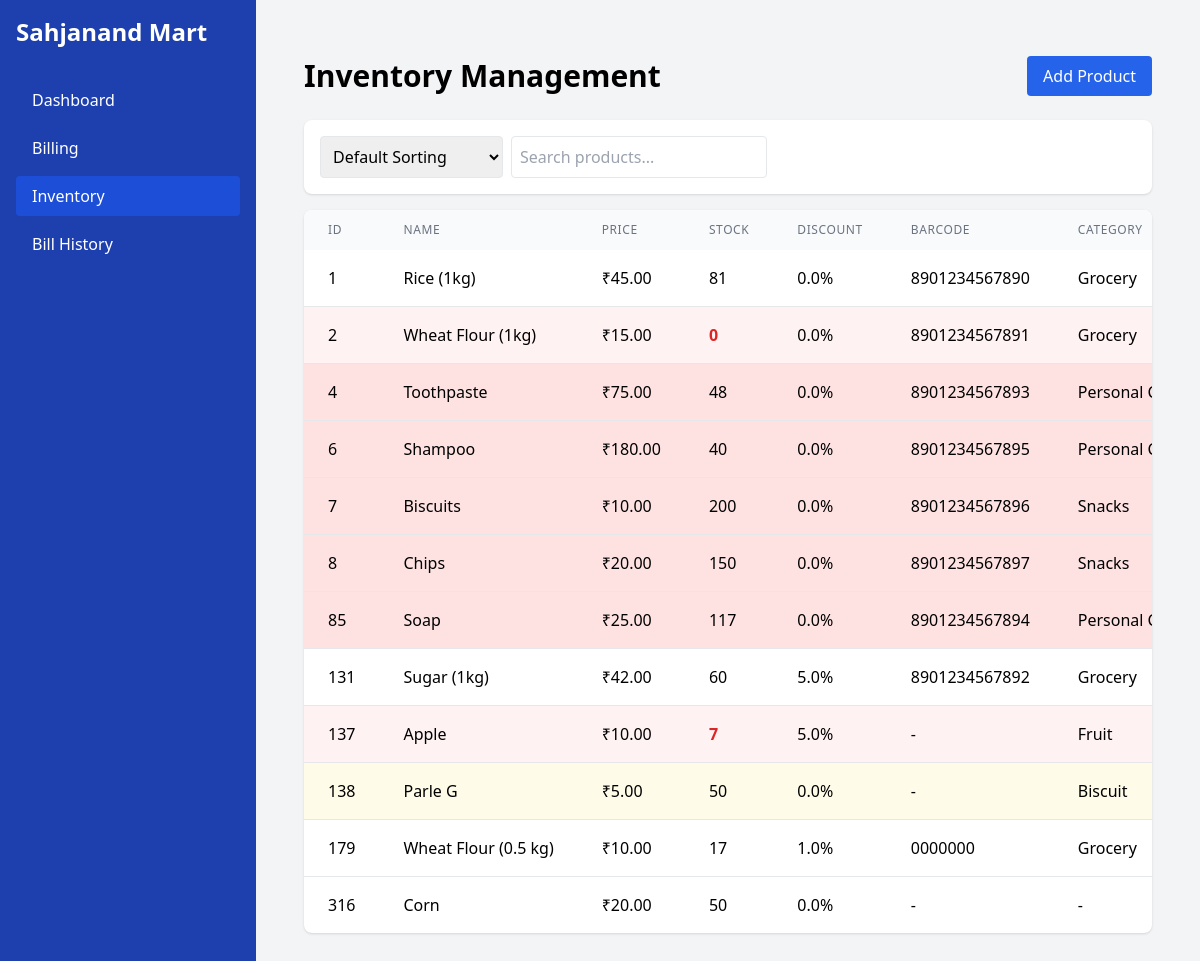
The page /inventory on the database as committed earlier.
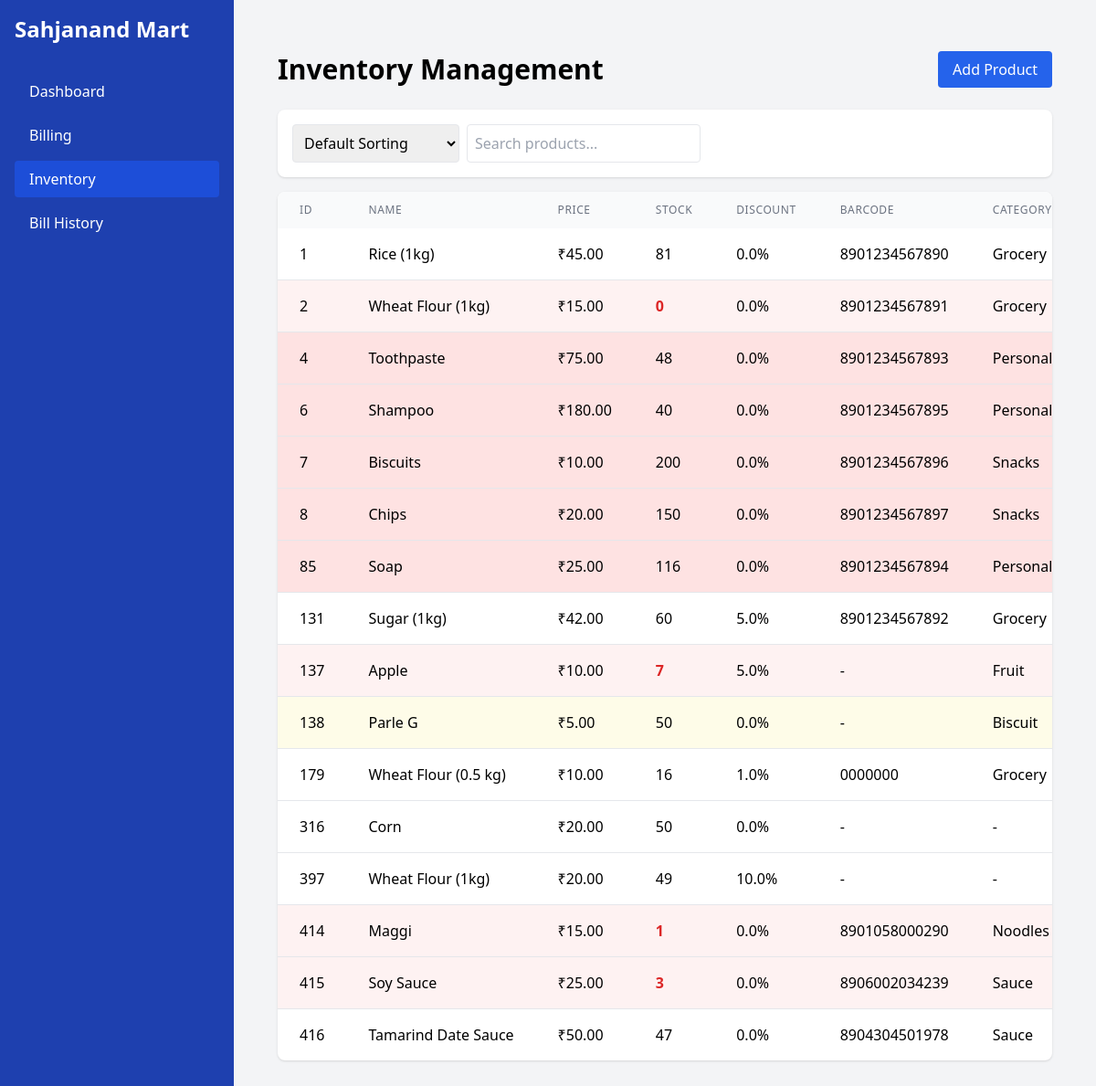
The same page on the database as committed later.
### tables this page shows
CREATE TABLE products (
    id INTEGER PRIMARY KEY AUTOINCREMENT,
    name TEXT NOT NULL,
    price REAL NOT NULL,
    stock INTEGER NOT NULL DEFAULT 0,
    barcode TEXT UNIQUE,
    category TEXT,
    expiry_date TEXT,
    created_at TIMESTAMP DEFAULT CURRENT_TIMESTAMP
, discount REAL DEFAULT 0);

### backend/app.py (the view)
@app.route('/inventory')
def inventory():
    db = get_db()
    products = db.execute('''
        SELECT *,
        CASE
            WHEN expiry_date IS NULL THEN 0
            WHEN expiry_date < date('now') THEN 1
            ELSE 0
        END as is_expired,
        CASE
            WHEN expiry_date IS NULL THEN 0
            WHEN expiry_date BETWEEN date('now') AND date('now', '+30 days') THEN 1
            ELSE 0
        END as is_expiring_soon
        FROM products
    ''').fetchall()
    product_list = []
    for product in products:
        product_dict = dict(product)
        if product_dict['expiry_date']:
            try:
                product_dict['expiry_date'] = datetime.strptime(product_dict['expiry_date'], '%Y-%m-%d').date()
            except (ValueError, TypeError):
                product_dict['expiry_date'] = None
        product_list.append(product_dict)
    return render_template('inventory.html', products=product_list)

### backend/app.py (called while the page is built)
@app.teardown_appcontext
def teardown_db(exception):
    close_db()

### backend/db.py (called while the page is built)
def get_db():
    if 'db' not in g:
        g.db = sqlite3.connect(current_app.config['DATABASE'])
        g.db.row_factory = sqlite3.Row
    return g.db

### templates/inventory.html (shortened to what this page needs)
{% extends "base.html" %}
{% block content %}
<div class="container mx-auto px-4 py-6">
    <div class="flex justify-between items-center mb-6">
        <h1 class="text-3xl font-bold">Inventory Management</h1>
        <button id="addProductBtn" class="bg-blue-600 text-white py-2 px-4 rounded hover:bg-blue-700">
            Add Product
        </button>
    </div>
    <div class="flex justify-between items-center mb-4 bg-white p-4 rounded-lg shadow">
        <div class="flex space-x-2">
            <select id="sortBy" class="border rounded p-2">
                <option value="default">Default Sorting</option>
            </select>
            <input type="text" id="searchInput" placeholder="Search products..." class="border rounded p-2 w-64">
        </div>
    </div>
    <div class="bg-white rounded-lg shadow overflow-hidden">
        <div class="overflow-x-auto">
            <table class="w-full">
                <thead class="bg-gray-50">
                    <tr>
                        <th class="px-6 py-3 text-left text-xs font-medium text-gray-500 uppercase tracking-wider">ID</th>
                        <th class="px-6 py-3 text-left text-xs font-medium text-gray-500 uppercase tracking-wider">Name</th>
                        <th class="px-6 py-3 text-left text-xs font-medium text-gray-500 uppercase tracking-wider">Price</th>
                        <th class="px-6 py-3 text-left text-xs font-medium text-gray-500 uppercase tracking-wider">Stock</th>
                        <th class="px-6 py-3 text-left text-xs font-medium text-gray-500 uppercase tracking-wider">Discount</th>
                        <th class="px-6 py-3 text-left text-xs font-medium text-gray-500 uppercase tracking-wider">Barcode</th>
                        <th class="px-6 py-3 text-left text-xs font-medium text-gray-500 uppercase tracking-wider">Category</th>
                    </tr>
                </thead>
                <tbody class="divide-y divide-gray-200" id="productTableBody">
                    {% for product in products %}
                    <tr class="{% if product.stock <= 10 %}bg-red-50{% elif product.is_expired %}bg-red-100{% elif product.is_expiring_soon %}bg-yellow-50{% endif %}">
                        <td class="px-6 py-4 whitespace-nowrap">{{ product.id }}</td>
                        <td class="px-6 py-4 whitespace-nowrap">{{ product.name }}</td>
                        <td class="px-6 py-4 whitespace-nowrap">₹{{ "%.2f"|format(product.price) }}</td>
                        <td class="px-6 py-4 whitespace-nowrap">
                            <span class="{% if product.stock <= 10 %}text-red-600 font-bold{% endif %}">
                                {{ product.stock }}
                            </span>
                        </td>
                        <td class="px-6 py-4 whitespace-nowrap">{{ product.discount }}%</td>
                        <td class="px-6 py-4 whitespace-nowrap">{{ product.barcode or '-' }}</td>
                        <td class="px-6 py-4 whitespace-nowrap">{{ product.category or '-' }}</td>
                    </tr>
                    {% endfor %}
                </tbody>
            </table>
        </div>
    </div>
</div>
{% endblock %}

### templates/base.html (shortened to what this page needs)
<!DOCTYPE html>
<html lang="en">
<head>
    <script src="https://cdn.tailwindcss.com"></script>
    <link href="{{ url_for('static', filename='css/styles.css') }}" rel="stylesheet">
</head>
<body class="bg-gray-100">
    <div class="flex h-full">
        <div class="w-64 bg-blue-800 text-white p-4 sidebar">
            <div class="text-2xl font-bold mb-8">Sahjanand Mart</div>
            <nav>
                <ul class="space-y-2">
                    <li><a href="{{ url_for('dashboard') }}" class="block py-2 px-4 {% if request.path == '/' %}bg-blue-700{% else %}hover:bg-blue-700{% endif %} rounded">Dashboard</a></li>
                    <li><a href="{{ url_for('billing') }}" class="block py-2 px-4 {% if request.path == '/billing' %}bg-blue-700{% else %}hover:bg-blue-700{% endif %} rounded">Billing</a></li>
                    <li><a href="{{ url_for('inventory') }}" class="block py-2 px-4 {% if request.path == '/inventory' %}bg-blue-700{% else %}hover:bg-blue-700{% endif %} rounded">Inventory</a></li>
                    <li><a href="{{ url_for('bill_history') }}" class="block py-2 px-4 {% if request.path == '/bill-history' %}bg-blue-700{% else %}hover:bg-blue-700{% endif %} rounded">Bill History</a></li>
                </ul>
            </nav>
        </div>
        <div class="flex-1 p-8 overflow-auto">
            {% block content %}{% endblock %}
        </div>
    </div>
</body>
</html>

### templates/base.html (style rules this page uses)
html, body { height: 100%; margin: 0; }
.sidebar { min-height: 100vh; height: 100%; }

Rows that differ between the two databases and show on the page:
changed products "Soap": stock "117" → "116"
changed products "Wheat Flour (0.5 kg)": stock "17" → "16"
added products: id "397", name "Wheat Flour (1kg)", price "20.00", stock "49", discount "10.0", barcode "-", category "-"
added products: id "414", name "Maggi", price "15.00", stock "1", discount "0.0", barcode "8901058000290", category "Noodles"
added products: id "415", name "Soy Sauce", price "25.00", stock "3", discount "0.0", barcode "8906002034239", category "Sauce"
added products: id "416", name "Tamarind Date Sauce", price "50.00", stock "47", discount "0.0", barcode "8904304501978", category "Sauce"
